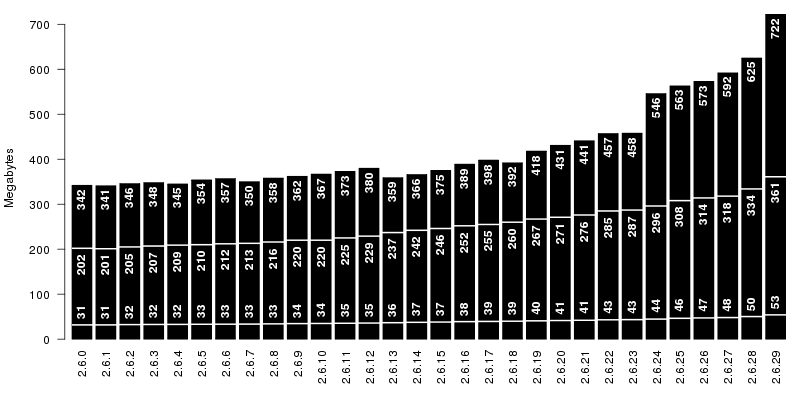

This figure's R source:
d <- read.table('building', head=T)
d$psize <- d$psize/1024/1024
png('building.png', width=800, height=400)

par(mar=c(4,5,1,1))
b <- barplot(d$csize, col='black', axes=F, ann=F, yaxs='i', xaxs='i')[,1]
text(b-0.2, d$csize-15, font=2, labels=d$csize, col='white', srt=90, pos=1)

diff <- (b[2]-b[1])/2
segments(b-diff, d$usize, b+diff, d$usize, col='white', lwd=2)
text(b-0.2, d$usize-20, font=2, labels=d$usize, col='white', srt=90, pos=1)

segments(b-diff, d$psize, b+diff, d$psize, col='white', lwd=2)
text(b-0.2, d$psize+45, font=2, labels=trunc(d$psize), col='white', srt=90, pos=1)

axis(1, at=b, labels=paste('2.6', d$major, sep='.'), las=2, tick=F, line=-0.5)
axis(2, las=2, line=0.5)
title(ylab='Megabytes', line=4)

dev.off()
